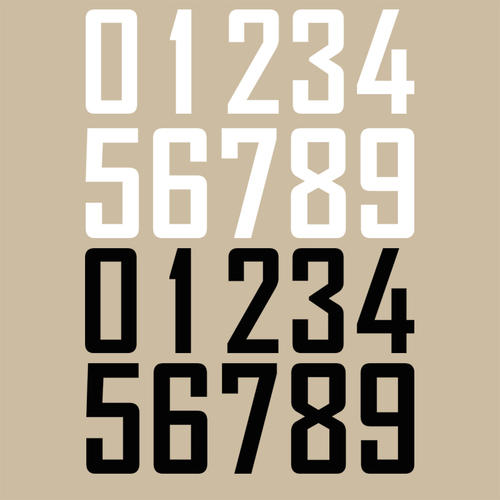
//> input picture img/ocr.jpg, 500 x 500 px
$ ./main   (built with g++ and OpenCV 4)
//> lines starting //> are read from the running program, lines starting //| are printed output that depends on the picture; after the words box and inside, x2 and y2 are one past the last pixel; in counts of white or black regions, pixels touching at a corner belong together
#include <opencv2/highgui/highgui.hpp>
#include <opencv2/imgproc/imgproc.hpp>
#include <tesseract/baseapi.h>
#include <leptonica/allheaders.h>
#include <iostream>
#include<opencv2/opencv.hpp>


using namespace std;
using namespace cv;


//Tesseract 4.0最好在浅色背景上使用深色文本
int demo1()
{
    Mat img = imread("../../../img/ocr.jpg", 0);
    Rect numRoi;
    Mat numMat, dst;
    numRoi = selectROI(img);
    numMat = img(numRoi);
    numMat.copyTo(dst);
    threshold(numMat, dst, 200, 255,THRESH_BINARY_INV);
    imshow("roi", dst);
    waitKey(0);

    tesseract::TessBaseAPI tess;
    tess.Init(NULL, "eng");
    // tess.SetPageSegMode(tesseract::PSM_SINGLE_BLOCK);
    tess.SetImage((uchar*)dst.data, dst.cols, dst.rows, 1, dst.cols);

    // Get the text
    char* out = tess.GetUTF8Text();
    std::cout << out << std::endl;
}

//only number
int demo2()
{
    Mat img = imread("../../../img/ocr.jpg", 0);
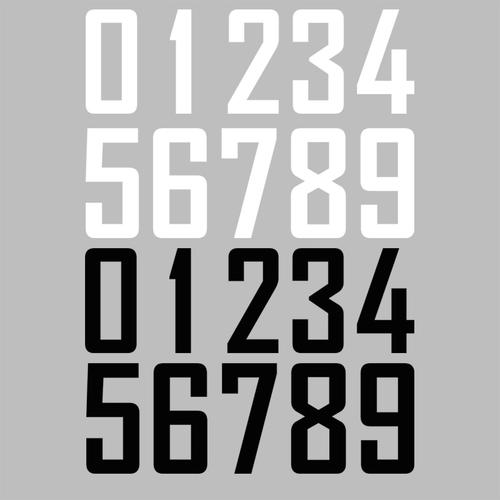
//> img: 500 rows x 500 cols, CV_8UC1; min 0, max 255, mean 173.7
    Rect numRoi;
    Mat numMat, dst;
    numRoi = selectROI(img);
//> the box from (125, 125) to (375, 375) is selected with the mouse
//> numRoi = Rect(125, 125, 250, 250)
    numMat = img(numRoi);
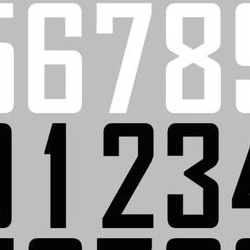
//> numMat: 250 rows x 250 cols, CV_8UC1; min 0, max 255, mean 168.6
    numMat.copyTo(dst);
    threshold(numMat, dst, 200, 255,THRESH_BINARY_INV);
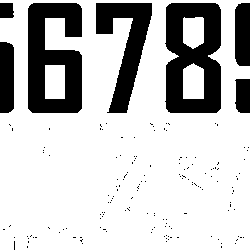
//> dst: 250 rows x 250 cols, CV_8UC1; 76.9% white; 159 black regions (152 under 20 px), largest, box (x1, y1, x2, y2) and area: (165, 3, 221, 113) 4508, (28, 3, 82, 113) 4340, (96, 3, 152, 113) 2809
    imshow("roi", dst);
    waitKey(0);

//> (the run ends here: the program needs code that is not available in this run, at `tesseract::TessBaseAPI tess;`)
